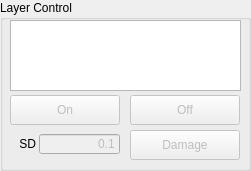
  <widget class="QGroupBox" name="layerControl_GroupBox">
   <property name="geometry">
    <rect>
     <x>440</x>
     <y>10</y>
     <width>251</width>
     <height>171</height>
    </rect>
   </property>
   <property name="title">
    <string>Layer Control</string>
   </property>
   <widget class="QPushButton" name="layerOn_Button">
    <property name="enabled">
     <bool>false</bool>
    </property>
    <property name="geometry">
     <rect>
      <x>10</x>
      <y>95</y>
      <width>110</width>
      <height>30</height>
     </rect>
    </property>
    <property name="text">
     <string>On</string>
    </property>
   </widget>
   <widget class="QPushButton" name="layerDamage_Button">
    <property name="enabled">
     <bool>false</bool>
    </property>
    <property name="geometry">
     <rect>
      <x>130</x>
      <y>130</y>
      <width>110</width>
      <height>30</height>
     </rect>
    </property>
    <property name="text">
     <string>Damage</string>
    </property>
   </widget>
   <widget class="QPushButton" name="layerOff_Button">
    <property name="enabled">
     <bool>false</bool>
    </property>
    <property name="geometry">
     <rect>
      <x>130</x>
      <y>95</y>
      <width>110</width>
      <height>30</height>
     </rect>
    </property>
    <property name="text">
     <string>Off</string>
    </property>
   </widget>
   <widget class="QLineEdit" name="layerDamageSD_LineEdit">
    <property name="enabled">
     <bool>false</bool>
    </property>
    <property name="geometry">
     <rect>
      <x>39</x>
      <y>134</y>
      <width>81</width>
      <height>20</height>
     </rect>
    </property>
    <property name="text">
     <string>0.1</string>
    </property>
    <property name="alignment">
     <set>Qt::AlignRight|Qt::AlignTrailing|Qt::AlignVCenter</set>
    </property>
   </widget>
   <widget class="QLabel" name="layerDamageSD_Label">
    <property name="geometry">
     <rect>
      <x>15</x>
      <y>136</y>
      <width>21</width>
      <height>16</height>
     </rect>
    </property>
    <property name="text">
     <string>SD</string>
    </property>
    <property name="alignment">
     <set>Qt::AlignRight|Qt::AlignTrailing|Qt::AlignVCenter</set>
    </property>
   </widget>
   <widget class="QListWidget" name="layerControl_ListWidget">
    <property name="geometry">
     <rect>
      <x>10</x>
      <y>20</y>
      <width>231</width>
      <height>71</height>
     </rect>
    </property>
   </widget>
  </widget>
